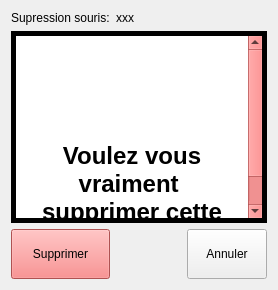
      <widget class="QWidget" name="page_5">
       <layout class="QGridLayout" name="gridLayout_7">
        <item row="0" column="0">
         <widget class="QLabel" name="label_29">
          <property name="text">
           <string>Supression souris:</string>
          </property>
         </widget>
        </item>
        <item row="2" column="2">
         <widget class="QPushButton" name="annulerSupressionSouris">
          <property name="minimumSize">
           <size>
            <width>0</width>
            <height>50</height>
           </size>
          </property>
          <property name="text">
           <string>Annuler</string>
          </property>
         </widget>
        </item>
        <item row="1" column="0" colspan="3">
         <widget class="QTextBrowser" name="textBrowser_3">
          <property name="palette">
           <palette>
            <active>
             <colorrole role="WindowText">
              <brush brushstyle="SolidPattern">
               <color alpha="255">
                <red>0</red>
                <green>0</green>
                <blue>0</blue>
               </color>
              </brush>
             </colorrole>
             <colorrole role="Button">
              <brush brushstyle="SolidPattern">
               <color alpha="255">
                <red>245</red>
                <green>115</green>
                <blue>115</blue>
               </color>
              </brush>
             </colorrole>
             <colorrole role="Light">
              <brush brushstyle="SolidPattern">
               <color alpha="255">
                <red>255</red>
                <green>232</green>
                <blue>232</blue>
               </color>
              </brush>
             </colorrole>
             <colorrole role="Midlight">
              <brush brushstyle="SolidPattern">
               <color alpha="255">
                <red>250</red>
                <green>173</green>
                <blue>173</blue>
               </color>
              </brush>
             </colorrole>
             <colorrole role="Dark">
              <brush brushstyle="SolidPattern">
               <color alpha="255">
                <red>122</red>
                <green>57</green>
                <blue>57</blue>
               </color>
              </brush>
             </colorrole>
             <colorrole role="Mid">
              <brush brushstyle="SolidPattern">
               <color alpha="255">
                <red>163</red>
                <green>77</green>
                <blue>77</blue>
               </color>
              </brush>
             </colorrole>
             <colorrole role="Text">
              <brush brushstyle="SolidPattern">
               <color alpha="255">
                <red>0</red>
                <green>0</green>
                <blue>0</blue>
               </color>
              </brush>
             </colorrole>
             <colorrole role="BrightText">
              <brush brushstyle="SolidPattern">
               <color alpha="255">
                <red>255</red>
                <green>255</green>
                <blue>255</blue>
               </color>
              </brush>
             </colorrole>
             <colorrole role="ButtonText">
              <brush brushstyle="SolidPattern">
               <color alpha="255">
                <red>0</red>
                <green>0</green>
                <blue>0</blue>
               </color>
              </brush>
             </colorrole>
             <colorrole role="Base">
              <brush brushstyle="SolidPattern">
               <color alpha="255">
                <red>255</red>
                <green>255</green>
                <blue>255</blue>
               </color>
              </brush>
             </colorrole>
             <colorrole role="Window">
              <brush brushstyle="SolidPattern">
               <color alpha="255">
                <red>245</red>
                <green>115</green>
                <blue>115</blue>
               </color>
              </brush>
             </colorrole>
             <colorrole role="Shadow">
              <brush brushstyle="SolidPattern">
               <color alpha="255">
                <red>0</red>
                <green>0</green>
                <blue>0</blue>
               </color>
              </brush>
             </colorrole>
             <colorrole role="AlternateBase">
              <brush brushstyle="SolidPattern">
               <color alpha="255">
                <red>250</red>
                <green>185</green>
                <blue>185</blue>
               </color>
              </brush>
             </colorrole>
             <colorrole role="ToolTipBase">
              <brush brushstyle="SolidPattern">
               <color alpha="255">
                <red>255</red>
                <green>255</green>
                <blue>220</blue>
               </color>
              </brush>
             </colorrole>
             <colorrole role="ToolTipText">
              <brush brushstyle="SolidPattern">
               <color alpha="255">
                <red>0</red>
                <green>0</green>
                <blue>0</blue>
               </color>
              </brush>
             </colorrole>
            </active>
            <inactive>
             <colorrole role="WindowText">
              <brush brushstyle="SolidPattern">
               <color alpha="255">
                <red>0</red>
                <green>0</green>
                <blue>0</blue>
               </color>
              </brush>
             </colorrole>
             <colorrole role="Button">
              <brush brushstyle="SolidPattern">
               <color alpha="255">
                <red>245</red>
                <green>115</green>
                <blue>115</blue>
               </color>
              </brush>
             </colorrole>
             <colorrole role="Light">
              <brush brushstyle="SolidPattern">
               <color alpha="255">
                <red>255</red>
                <green>232</green>
                <blue>232</blue>
               </color>
              </brush>
             </colorrole>
             <colorrole role="Midlight">
              <brush brushstyle="SolidPattern">
               <color alpha="255">
                <red>250</red>
                <green>173</green>
                <blue>173</blue>
               </color>
              </brush>
             </colorrole>
             <colorrole role="Dark">
              <brush brushstyle="SolidPattern">
               <color alpha="255">
                <red>122</red>
                <green>57</green>
                <blue>57</blue>
               </color>
              </brush>
             </colorrole>
             <colorrole role="Mid">
              <brush brushstyle="SolidPattern">
               <color alpha="255">
                <red>163</red>
                <green>77</green>
                <blue>77</blue>
               </color>
              </brush>
             </colorrole>
             <colorrole role="Text">
              <brush brushstyle="SolidPattern">
               <color alpha="255">
                <red>0</red>
                <green>0</green>
                <blue>0</blue>
               </color>
              </brush>
             </colorrole>
             <colorrole role="BrightText">
              <brush brushstyle="SolidPattern">
               <color alpha="255">
                <red>255</red>
                <green>255</green>
                <blue>255</blue>
               </color>
              </brush>
             </colorrole>
             <colorrole role="ButtonText">
              <brush brushstyle="SolidPattern">
               <color alpha="255">
                <red>0</red>
                <green>0</green>
                <blue>0</blue>
               </color>
              </brush>
             </colorrole>
             <colorrole role="Base">
              <brush brushstyle="SolidPattern">
               <color alpha="255">
                <red>255</red>
                <green>255</green>
                <blue>255</blue>
               </color>
              </brush>
             </colorrole>
             <colorrole role="Window">
              <brush brushstyle="SolidPattern">
               <color alpha="255">
                <red>245</red>
                <green>115</green>
                <blue>115</blue>
               </color>
              </brush>
             </colorrole>
             <colorrole role="Shadow">
              <brush brushstyle="SolidPattern">
               <color alpha="255">
                <red>0</red>
                <green>0</green>
                <blue>0</blue>
               </color>
              </brush>
             </colorrole>
             <colorrole role="AlternateBase">
              <brush brushstyle="SolidPattern">
               <color alpha="255">
                <red>250</red>
                <green>185</green>
                <blue>185</blue>
               </color>
              </brush>
             </colorrole>
             <colorrole role="ToolTipBase">
              <brush brushstyle="SolidPattern">
               <color alpha="255">
                <red>255</red>
                <green>255</green>
                <blue>220</blue>
               </color>
              </brush>
             </colorrole>
             <colorrole role="ToolTipText">
              <brush brushstyle="SolidPattern">
               <color alpha="255">
                <red>0</red>
                <green>0</green>
                <blue>0</blue>
               </color>
              </brush>
             </colorrole>
            </inactive>
            <disabled>
             <colorrole role="WindowText">
              <brush brushstyle="SolidPattern">
               <color alpha="255">
                <red>122</red>
                <green>57</green>
                <blue>57</blue>
               </color>
              </brush>
             </colorrole>
             <colorrole role="Button">
              <brush brushstyle="SolidPattern">
               <color alpha="255">
                <red>245</red>
                <green>115</green>
                <blue>115</blue>
               </color>
              </brush>
             </colorrole>
             <colorrole role="Light">
              <brush brushstyle="SolidPattern">
               <color alpha="255">
                <red>255</red>
                <green>232</green>
                <blue>232</blue>
               </color>
              </brush>
             </colorrole>
             <colorrole role="Midlight">
              <brush brushstyle="SolidPattern">
               <color alpha="255">
                <red>250</red>
                <green>173</green>
                <blue>173</blue>
               </color>
              </brush>
             </colorrole>
             <colorrole role="Dark">
              <brush brushstyle="SolidPattern">
               <color alpha="255">
                <red>122</red>
                <green>57</green>
                <blue>57</blue>
               </color>
              </brush>
             </colorrole>
             <colorrole role="Mid">
              <brush brushstyle="SolidPattern">
               <color alpha="255">
                <red>163</red>
                <green>77</green>
                <blue>77</blue>
               </color>
              </brush>
             </colorrole>
             <colorrole role="Text">
              <brush brushstyle="SolidPattern">
               <color alpha="255">
                <red>122</red>
                <green>57</green>
                <blue>57</blue>
               </color>
              </brush>
             </colorrole>
             <colorrole role="BrightText">
              <brush brushstyle="SolidPattern">
               <color alpha="255">
                <red>255</red>
                <green>255</green>
                <blue>255</blue>
               </color>
              </brush>
             </colorrole>
             <colorrole role="ButtonText">
              <brush brushstyle="SolidPattern">
               <color alpha="255">
                <red>122</red>
                <green>57</green>
                <blue>57</blue>
               </color>
              </brush>
             </colorrole>
             <colorrole role="Base">
              <brush brushstyle="SolidPattern">
               <color alpha="255">
                <red>245</red>
                <green>115</green>
                <blue>115</blue>
               </color>
              </brush>
             </colorrole>
             <colorrole role="Window">
              <brush brushstyle="SolidPattern">
               <color alpha="255">
                <red>245</red>
                <green>115</green>
                <blue>115</blue>
               </color>
              </brush>
             </colorrole>
             <colorrole role="Shadow">
              <brush brushstyle="SolidPattern">
               <color alpha="255">
                <red>0</red>
                <green>0</green>
                <blue>0</blue>
               </color>
              </brush>
             </colorrole>
             <colorrole role="AlternateBase">
              <brush brushstyle="SolidPattern">
               <color alpha="255">
                <red>245</red>
                <green>115</green>
                <blue>115</blue>
               </color>
              </brush>
             </colorrole>
             <colorrole role="ToolTipBase">
              <brush brushstyle="SolidPattern">
               <color alpha="255">
                <red>255</red>
                <green>255</green>
                <blue>220</blue>
               </color>
              </brush>
             </colorrole>
             <colorrole role="ToolTipText">
              <brush brushstyle="SolidPattern">
               <color alpha="255">
                <red>0</red>
                <green>0</green>
                <blue>0</blue>
               </color>
              </brush>
             </colorrole>
            </disabled>
           </palette>
          </property>
          <property name="frameShape">
           <enum>QFrame::Box</enum>
          </property>
          <property name="frameShadow">
           <enum>QFrame::Plain</enum>
          </property>
          <property name="lineWidth">
           <number>5</number>
          </property>
          <property name="midLineWidth">
           <number>0</number>
          </property>
          <property name="html">
           <string>&lt;!DOCTYPE HTML PUBLIC &quot;-//W3C//DTD HTML 4.0//EN&quot; &quot;http://www.w3.org/TR/REC-html40/strict.dtd&quot;&gt;
&lt;html&gt;&lt;head&gt;&lt;meta name=&quot;qrichtext&quot; content=&quot;1&quot; /&gt;&lt;style type=&quot;text/css&quot;&gt;
p, li { white-space: pre-wrap; }
&lt;/style&gt;&lt;/head&gt;&lt;body style=&quot; font-family:'Century Schoolbook L'; font-size:12pt; font-weight:600; font-style:normal;&quot;&gt;
&lt;p align=&quot;center&quot; style=&quot;-qt-paragraph-type:empty; margin-top:0px; margin-bottom:0px; margin-left:0px; margin-right:0px; -qt-block-indent:0; text-indent:0px; font-family:'Ubuntu'; font-size:11pt; font-weight:400;&quot;&gt;&lt;br /&gt;&lt;/p&gt;
&lt;p align=&quot;center&quot; style=&quot;-qt-paragraph-type:empty; margin-top:0px; margin-bottom:0px; margin-left:0px; margin-right:0px; -qt-block-indent:0; text-indent:0px; font-family:'Ubuntu'; font-size:18pt;&quot;&gt;&lt;br /&gt;&lt;/p&gt;
&lt;p align=&quot;center&quot; style=&quot;-qt-paragraph-type:empty; margin-top:0px; margin-bottom:0px; margin-left:0px; margin-right:0px; -qt-block-indent:0; text-indent:0px; font-family:'Ubuntu'; font-size:18pt;&quot;&gt;&lt;br /&gt;&lt;/p&gt;
&lt;p align=&quot;center&quot; style=&quot;-qt-paragraph-type:empty; margin-top:0px; margin-bottom:0px; margin-left:0px; margin-right:0px; -qt-block-indent:0; text-indent:0px; font-family:'Ubuntu'; font-size:18pt;&quot;&gt;&lt;br /&gt;&lt;/p&gt;
&lt;p align=&quot;center&quot; style=&quot; margin-top:0px; margin-bottom:0px; margin-left:0px; margin-right:0px; -qt-block-indent:0; text-indent:0px;&quot;&gt;&lt;span style=&quot; font-family:'Ubuntu'; font-size:18pt;&quot;&gt;Voulez vous vraiment &lt;/span&gt;&lt;/p&gt;
&lt;p align=&quot;center&quot; style=&quot; margin-top:0px; margin-bottom:0px; margin-left:0px; margin-right:0px; -qt-block-indent:0; text-indent:0px;&quot;&gt;&lt;span style=&quot; font-family:'Ubuntu'; font-size:18pt;&quot;&gt;supprimer cette souris?&lt;/span&gt;&lt;/p&gt;&lt;/body&gt;&lt;/html&gt;</string>
          </property>
         </widget>
        </item>
        <item row="2" column="0">
         <widget class="QPushButton" name="validerSupressionSouris">
          <property name="minimumSize">
           <size>
            <width>0</width>
            <height>50</height>
           </size>
          </property>
          <property name="palette">
           <palette>
            <active>
             <colorrole role="WindowText">
              <brush brushstyle="SolidPattern">
               <color alpha="255">
                <red>0</red>
                <green>0</green>
                <blue>0</blue>
               </color>
              </brush>
             </colorrole>
             <colorrole role="Button">
              <brush brushstyle="SolidPattern">
               <color alpha="255">
                <red>245</red>
                <green>115</green>
                <blue>115</blue>
               </color>
              </brush>
             </colorrole>
             <colorrole role="Light">
              <brush brushstyle="SolidPattern">
               <color alpha="255">
                <red>255</red>
                <green>232</green>
                <blue>232</blue>
               </color>
              </brush>
             </colorrole>
             <colorrole role="Midlight">
              <brush brushstyle="SolidPattern">
               <color alpha="255">
                <red>250</red>
                <green>173</green>
                <blue>173</blue>
               </color>
              </brush>
             </colorrole>
             <colorrole role="Dark">
              <brush brushstyle="SolidPattern">
               <color alpha="255">
                <red>122</red>
                <green>57</green>
                <blue>57</blue>
               </color>
              </brush>
             </colorrole>
             <colorrole role="Mid">
              <brush brushstyle="SolidPattern">
               <color alpha="255">
                <red>163</red>
                <green>77</green>
                <blue>77</blue>
               </color>
              </brush>
             </colorrole>
             <colorrole role="Text">
              <brush brushstyle="SolidPattern">
               <color alpha="255">
                <red>0</red>
                <green>0</green>
                <blue>0</blue>
               </color>
              </brush>
             </colorrole>
             <colorrole role="BrightText">
              <brush brushstyle="SolidPattern">
               <color alpha="255">
                <red>255</red>
                <green>255</green>
                <blue>255</blue>
               </color>
              </brush>
             </colorrole>
             <colorrole role="ButtonText">
              <brush brushstyle="SolidPattern">
               <color alpha="255">
                <red>0</red>
                <green>0</green>
                <blue>0</blue>
               </color>
              </brush>
             </colorrole>
             <colorrole role="Base">
              <brush brushstyle="SolidPattern">
               <color alpha="255">
                <red>255</red>
                <green>255</green>
                <blue>255</blue>
               </color>
              </brush>
             </colorrole>
             <colorrole role="Window">
              <brush brushstyle="SolidPattern">
               <color alpha="255">
                <red>245</red>
                <green>115</green>
                <blue>115</blue>
               </color>
              </brush>
             </colorrole>
             <colorrole role="Shadow">
              <brush brushstyle="SolidPattern">
               <color alpha="255">
                <red>0</red>
                <green>0</green>
                <blue>0</blue>
               </color>
              </brush>
             </colorrole>
             <colorrole role="AlternateBase">
              <brush brushstyle="SolidPattern">
               <color alpha="255">
                <red>250</red>
                <green>185</green>
                <blue>185</blue>
               </color>
              </brush>
             </colorrole>
             <colorrole role="ToolTipBase">
              <brush brushstyle="SolidPattern">
               <color alpha="255">
                <red>255</red>
                <green>255</green>
                <blue>220</blue>
               </color>
              </brush>
             </colorrole>
             <colorrole role="ToolTipText">
              <brush brushstyle="SolidPattern">
               <color alpha="255">
                <red>0</red>
                <green>0</green>
                <blue>0</blue>
               </color>
              </brush>
             </colorrole>
            </active>
            <inactive>
             <colorrole role="WindowText">
              <brush brushstyle="SolidPattern">
               <color alpha="255">
                <red>0</red>
                <green>0</green>
                <blue>0</blue>
               </color>
              </brush>
             </colorrole>
             <colorrole role="Button">
              <brush brushstyle="SolidPattern">
               <color alpha="255">
                <red>245</red>
                <green>115</green>
                <blue>115</blue>
               </color>
              </brush>
             </colorrole>
             <colorrole role="Light">
              <brush brushstyle="SolidPattern">
               <color alpha="255">
                <red>255</red>
                <green>232</green>
                <blue>232</blue>
               </color>
              </brush>
             </colorrole>
             <colorrole role="Midlight">
              <brush brushstyle="SolidPattern">
               <color alpha="255">
                <red>250</red>
                <green>173</green>
                <blue>173</blue>
               </color>
              </brush>
             </colorrole>
             <colorrole role="Dark">
              <brush brushstyle="SolidPattern">
               <color alpha="255">
                <red>122</red>
                <green>57</green>
                <blue>57</blue>
               </color>
              </brush>
             </colorrole>
             <colorrole role="Mid">
              <brush brushstyle="SolidPattern">
               <color alpha="255">
                <red>163</red>
                <green>77</green>
                <blue>77</blue>
               </color>
              </brush>
             </colorrole>
             <colorrole role="Text">
              <brush brushstyle="SolidPattern">
               <color alpha="255">
                <red>0</red>
                <green>0</green>
                <blue>0</blue>
               </color>
              </brush>
             </colorrole>
             <colorrole role="BrightText">
              <brush brushstyle="SolidPattern">
               <color alpha="255">
                <red>255</red>
                <green>255</green>
                <blue>255</blue>
               </color>
              </brush>
             </colorrole>
             <colorrole role="ButtonText">
              <brush brushstyle="SolidPattern">
               <color alpha="255">
                <red>0</red>
                <green>0</green>
                <blue>0</blue>
               </color>
              </brush>
             </colorrole>
             <colorrole role="Base">
              <brush brushstyle="SolidPattern">
               <color alpha="255">
                <red>255</red>
                <green>255</green>
                <blue>255</blue>
               </color>
              </brush>
             </colorrole>
             <colorrole role="Window">
              <brush brushstyle="SolidPattern">
               <color alpha="255">
                <red>245</red>
                <green>115</green>
                <blue>115</blue>
               </color>
              </brush>
             </colorrole>
             <colorrole role="Shadow">
              <brush brushstyle="SolidPattern">
               <color alpha="255">
                <red>0</red>
                <green>0</green>
                <blue>0</blue>
               </color>
              </brush>
             </colorrole>
             <colorrole role="AlternateBase">
              <brush brushstyle="SolidPattern">
               <color alpha="255">
                <red>250</red>
                <green>185</green>
                <blue>185</blue>
               </color>
              </brush>
             </colorrole>
             <colorrole role="ToolTipBase">
              <brush brushstyle="SolidPattern">
               <color alpha="255">
                <red>255</red>
                <green>255</green>
                <blue>220</blue>
               </color>
              </brush>
             </colorrole>
             <colorrole role="ToolTipText">
              <brush brushstyle="SolidPattern">
               <color alpha="255">
                <red>0</red>
                <green>0</green>
                <blue>0</blue>
               </color>
              </brush>
             </colorrole>
            </inactive>
            <disabled>
             <colorrole role="WindowText">
              <brush brushstyle="SolidPattern">
               <color alpha="255">
                <red>122</red>
                <green>57</green>
                <blue>57</blue>
               </color>
              </brush>
             </colorrole>
             <colorrole role="Button">
              <brush brushstyle="SolidPattern">
               <color alpha="255">
                <red>245</red>
                <green>115</green>
                <blue>115</blue>
               </color>
              </brush>
             </colorrole>
             <colorrole role="Light">
              <brush brushstyle="SolidPattern">
               <color alpha="255">
                <red>255</red>
                <green>232</green>
                <blue>232</blue>
               </color>
              </brush>
             </colorrole>
             <colorrole role="Midlight">
              <brush brushstyle="SolidPattern">
               <color alpha="255">
                <red>250</red>
                <green>173</green>
                <blue>173</blue>
               </color>
              </brush>
             </colorrole>
             <colorrole role="Dark">
              <brush brushstyle="SolidPattern">
               <color alpha="255">
                <red>122</red>
                <green>57</green>
                <blue>57</blue>
               </color>
              </brush>
             </colorrole>
             <colorrole role="Mid">
              <brush brushstyle="SolidPattern">
               <color alpha="255">
                <red>163</red>
                <green>77</green>
                <blue>77</blue>
               </color>
              </brush>
             </colorrole>
             <colorrole role="Text">
              <brush brushstyle="SolidPattern">
               <color alpha="255">
                <red>122</red>
                <green>57</green>
                <blue>57</blue>
               </color>
              </brush>
             </colorrole>
             <colorrole role="BrightText">
              <brush brushstyle="SolidPattern">
               <color alpha="255">
                <red>255</red>
                <green>255</green>
                <blue>255</blue>
               </color>
              </brush>
             </colorrole>
             <colorrole role="ButtonText">
              <brush brushstyle="SolidPattern">
               <color alpha="255">
                <red>122</red>
                <green>57</green>
                <blue>57</blue>
               </color>
              </brush>
             </colorrole>
             <colorrole role="Base">
              <brush brushstyle="SolidPattern">
               <color alpha="255">
                <red>245</red>
                <green>115</green>
                <blue>115</blue>
               </color>
              </brush>
             </colorrole>
             <colorrole role="Window">
              <brush brushstyle="SolidPattern">
               <color alpha="255">
                <red>245</red>
                <green>115</green>
                <blue>115</blue>
               </color>
              </brush>
             </colorrole>
             <colorrole role="Shadow">
              <brush brushstyle="SolidPattern">
               <color alpha="255">
                <red>0</red>
                <green>0</green>
                <blue>0</blue>
               </color>
              </brush>
             </colorrole>
             <colorrole role="AlternateBase">
              <brush brushstyle="SolidPattern">
               <color alpha="255">
                <red>245</red>
                <green>115</green>
                <blue>115</blue>
               </color>
              </brush>
             </colorrole>
             <colorrole role="ToolTipBase">
              <brush brushstyle="SolidPattern">
               <color alpha="255">
                <red>255</red>
                <green>255</green>
                <blue>220</blue>
               </color>
              </brush>
             </colorrole>
             <colorrole role="ToolTipText">
              <brush brushstyle="SolidPattern">
               <color alpha="255">
                <red>0</red>
                <green>0</green>
                <blue>0</blue>
               </color>
              </brush>
             </colorrole>
            </disabled>
           </palette>
          </property>
          <property name="text">
           <string>Supprimer</string>
          </property>
         </widget>
        </item>
        <item row="2" column="1">
         <spacer name="horizontalSpacer_9">
          <property name="orientation">
           <enum>Qt::Horizontal</enum>
          </property>
          <property name="sizeType">
           <enum>QSizePolicy::Maximum</enum>
          </property>
          <property name="sizeHint" stdset="0">
           <size>
            <width>40</width>
            <height>20</height>
           </size>
          </property>
         </spacer>
        </item>
        <item row="0" column="1" colspan="2">
         <widget class="QLabel" name="label_30">
          <property name="text">
           <string>xxx</string>
          </property>
         </widget>
        </item>
       </layout>
      </widget>
